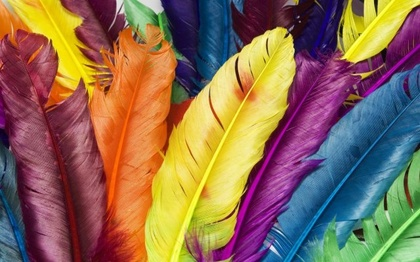
%> input picture hw_wet/hw_alex/hw3/colorful.jpg, 420 x 262 px, shrunk from 640 x 400 before the run
$ octave q4.m   (GNU Octave 9; MATLAB toolbox functions it lacks are replaced by stand-ins)
%> lines starting %> are read from the running program, lines starting %| are printed output that depends on the picture
### hw_wet/hw_alex/hw3/code/max_lloyd_quatizer.m
function [dataout, distortion, QL , eps] = max_lloyd_quatizer(data, levels, meps, initialization)

    % quantizer:

    % data - input
    % levels - number of levels to represent the data
    % meps - minimal improvement level. Stop if the improvement is lower


    % dataout - quantized data
    % distorion - vector of distortion at each step
    % QL - [levelsX3] matrix with the dictionary vectors - representative
    % levels


    max_iter_num = 1e6; % avoid infinite loop
    im_length = size(data,1)*size(data,2);


    % (1) Initialize random representative levels,
    %     but of the colors present in the image

    if initialization == 1

        rand_idxs = round(rand(levels, 1)*(size(data,1)*size(data,2)));
        [i,j] = ind2sub(size(data),rand_idxs);

        % dumb way..
        for a=1:size(i)
            QL(a,:) = data(i(a),j(a),:);
        end

        QL = double(QL);

    else
        levels = 9; % to ensure
        QL = round(255.*[0.9,0,0;...
            0,0.9,0;...
            0,0,0.9;...
            0.6,0,0.6;...
            0.7,0.7,0;...
            0,0.8,0.8;...
            0,0,0;...
            1,1,1;...
            0.5,0.5,0.5]);


    end

    % reshape the data block and the QL block.
    % they need to be same size


    data = double(data);
    data_vector = reshape(data,im_length,1,3);
    data_block = repmat(data_vector,[1,levels,1]);

    QL_vec = reshape(QL, size(QL(:)));
    QL_vec = reshape(QL_vec, 1, levels, 3);

    QL_block = repmat(QL_vec,[im_length,1,1]);

    % (2) initialize the loop
    iter = 1;
    eps = meps+1;
    distortion = 1; % putting it an some initial low value

    while eps(end) > meps && iter < max_iter_num

        % (1) calculate the differences
        diff = (data_block - QL_block).^2;
        diff_sum = sum(diff, 3);

        % find the closest representation
        [min_dist, min_idx] = min(diff_sum,[],2);

        % update the representative levels, using the center of a mass of
        % all the points

        for level=1:levels


           indexes = min_idx==level;
           new_ql = round(mean(data_vector(indexes, 1, :)));
           QL(level,:) = reshape(new_ql,1,3);
        end

        % recalculate the QL block

        QL_vec = reshape(QL, size(QL(:)));
        QL_vec = reshape(QL_vec, 1, levels, 3);

        QL_block = repmat(QL_vec,[im_length,1,1]);


        % calculate the new image - for each pixel


        cur_data_out = QL(min_idx,:);
        cur_data_out = reshape(cur_data_out, size(data));

        % calculate the distortion
        SE = sum((data-cur_data_out).^2,3);
        MSE = mean(SE(:));
        distortion(end+1) = MSE;

        % calculate the epsilon

        eps(end+1) = abs(distortion(end)-distortion(end-1))/distortion(end);

        if mod(iter, 100) == 0
           fprintf('Iter: %2.0f', iter);
        end

    end

    dataout = uint8(cur_data_out);
end

### hw_wet/hw_alex/hw3/code/q4_print_graphs.m


fig1 = figure('Position',[488   133   460   628]);
subplot(2,1,1)
imshow(color_img);
title('Original image');
subplot(2,1,2)
imshow(dataout);
title_txt = sprintf('Quantized image (levels = %2.0f)', levels);
title(title_txt);
file_name = sprintf('imgs_q4/q4_quantized_levels_%1.0f_init_%1.0f',levels,initialization);
saveas(fig1, file_name,'png');

fig2 = figure();
plot(distortion);
title_txt = sprintf('Distortion of a quantization (levels = %2.0f)', levels);
title(title_txt);
xlabel('Iteration');
ylabel('D_m');
grid on
file_name = sprintf('imgs_q4/q4_distortion_levels_%1.0f_init_%1.0f', levels, initialization);
saveas(fig2, file_name,'png');

fig2 = figure();
plot(eps);
title_txt = sprintf('Minimal relative improvement (levels = %2.0f)', levels);
title(title_txt);
xlabel('Iteration');
ylabel('Epsilon');
grid on
file_name = sprintf('imgs_q4/q4_epsilon_levels_%1.0f_init_%1.0f', levels, initialization);
saveas(fig2, file_name,'png');

### hw_wet/hw_alex/hw3/code/q4.m


%% (b) Max Lloyd quantizer

mkdir('imgs_q4');

color_img = imread('../colorful.jpg');
%> color_img is the input picture: size 262x420x3 uint8; mean R, G, B 140.2, 109, 83.2

meps = 0.02;
initialization = 1; % random

% 6 levels:
levels = 6;
[dataout, distortion, QL, eps] = max_lloyd_quatizer(color_img, levels, meps, initialization);
%> after the loop in max_lloyd_quatizer, `for a=1:size(i)`: QL = [3 42 83; 116 23 93; 246 225 98; 198 56 6; 239 222 90; 17 17 45]
%> in max_lloyd_quatizer, `QL_vec = reshape(QL, size(QL(:)));`: QL_vec = 18 values, max 246 at index 3, min 3 at index 1, mean 101.1
%> the loop in max_lloyd_quatizer, `while eps(end) > meps && iter < max_iter_num` made 5 passes
%> MSE on passes 1 to 5: 3382.4, 2692.4, 2506.4, 2452.5, 2441.2
%> after the loop in max_lloyd_quatizer, `while eps(end) > meps && iter < max_iter_num`: QL = [53 112 131; 150 69 109; 212 216 129; 213 112 39; 228 204 52; 71 25 52]; distortion = [1 3382.4 2692.4 2506.4 2452.5 2441.2]; eps = [1.02 1 0.256 0.0742 0.022 0.00464]
%> in max_lloyd_quatizer, `dataout = uint8(cur_data_out);`:
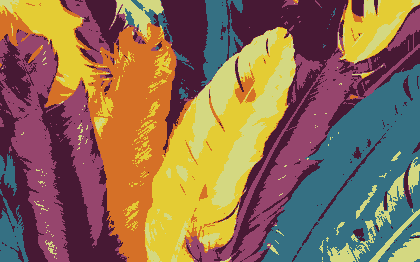
%> dataout: size 262x420x3 uint8; mean R, G, B 140.3, 109.1, 83.4
%> distortion = [1 3382.4 2692.4 2506.4 2452.5 2441.2]; eps = [1.02 1 0.256 0.0742 0.022 0.00464]

q4_print_graphs


% for 15 levels:
levels = 15;
[dataout, distortion, QL, eps] = max_lloyd_quatizer(color_img, levels, meps, initialization);
%> call 2 of max_lloyd_quatizer, with levels = 15, meps = 0.02, initialization = 1
%> after the loop in max_lloyd_quatizer (call 2), `for a=1:size(i)`: QL = 15 rows, first 12: [44 9 65; 217 89 14; 15 45 73; 53 11 31; 53 112 156; 154 77 109; 223 117 31; 172 79 150; 77 3 54; 172 77 31; 229 226 51; 79 121 58]
%> in max_lloyd_quatizer (call 2), `QL_vec = reshape(QL, size(QL(:)));`: QL_vec = 45 values, max 235 at index 15, min 3 at index 24, mean 95.96
%> the loop in max_lloyd_quatizer (call 2), `while eps(end) > meps && iter < max_iter_num` made 8 passes
%> MSE on passes 1 to 8: 1495, 1325.8, 1259.7, 1198.3, 1098.8, 1013.7, 989.3, 980.4
%> pass 1, in max_lloyd_quatizer (call 2), `SE = sum((data-cur_data_out).^2,3);`:
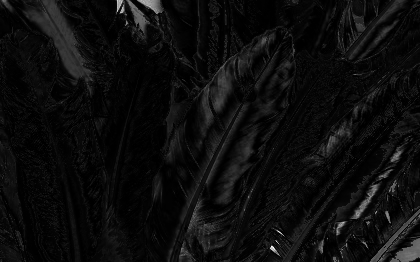
%> SE: size 262x420 double; min 0, max 28291, mean 1495; drawn with min black and max white
%> after the loop in max_lloyd_quatizer (call 2), `while eps(end) > meps && iter < max_iter_num`: QL = 15 rows, first 12: [28 28 68; 213 99 23; 25 80 120; 69 15 30; 72 129 164; 149 78 87; 223 204 34; 177 101 144; 101 28 69; 137 50 29; 238 224 104; 79 143 73]; distortion = [1 1495 1325.8 1259.7 1198.3 1098.8 1013.7 989.3 980.4]; eps = [1.02 0.999 0.128 0.0525 0.0512 0.0906 0.084 0.0247 0.00905]
%> in max_lloyd_quatizer (call 2), `dataout = uint8(cur_data_out);`:
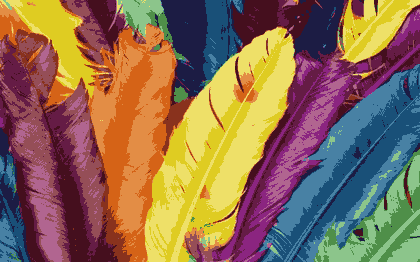
%> dataout: size 262x420x3 uint8; mean R, G, B 140.1, 108.9, 83.1

q4_print_graphs

%% (d) Initialization is not random


meps = 0.02;
initialization = 2; % fixed for 9 levels
levels = 9;

[dataout, distortion, QL, eps] = max_lloyd_quatizer(color_img, levels, meps, initialization);
%> call 3 of max_lloyd_quatizer, with levels = 9, meps = 0.02, initialization = 2
%> the loop in max_lloyd_quatizer (call 3), `while eps(end) > meps && iter < max_iter_num` made 7 passes
%> MSE on passes 1 to 7: 3806.4, 2072.3, 1806.4, 1730.5, 1673.9, 1609.5, 1579.3
%> pass 1, in max_lloyd_quatizer (call 3), `cur_data_out = reshape(cur_data_out, size(data));`:
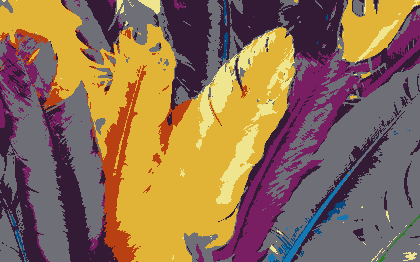
%> cur_data_out: size 262x420x3 double; mean R, G, B 140.1, 109, 83.2
%> pass 1, in max_lloyd_quatizer (call 3), `SE = sum((data-cur_data_out).^2,3);`:
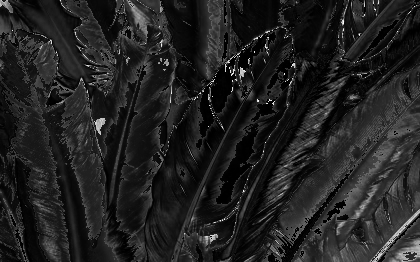
%> SE: size 262x420 double; min 1, max 28280, mean 3806.4; drawn with min black and max white
%> after the loop in max_lloyd_quatizer (call 3), `while eps(end) > meps && iter < max_iter_num`: QL = [216 112 38; 107 171 97; 25 74 111; 133 49 86; 227 200 47; 74 130 165; 69 21 45; 232 224 119; 172 96 135]; distortion = [1 3806.4 2072.3 1806.4 1730.5 1673.9 1609.5 1579.3]; eps = [1.02 1 0.837 0.147 0.0439 0.0338 0.04 0.0191]
%> in max_lloyd_quatizer (call 3), `dataout = uint8(cur_data_out);`:
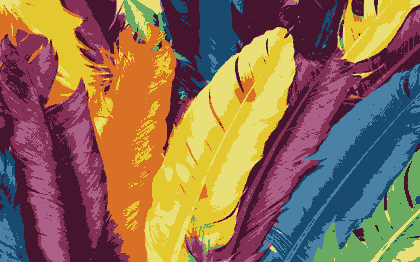
%> dataout: size 262x420x3 uint8; mean R, G, B 140.3, 109.1, 83
%> eps = [1.02 1 0.837 0.147 0.0439 0.0338 0.04 0.0191]

q4_print_graphs
%> `grid on`:
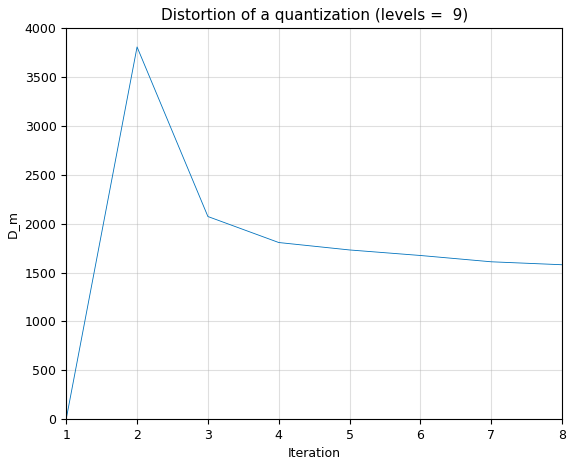
%> figure redrawn from the program's plot data

$ run again, with hw_wet/hw_alex/hw3/apple.jpg copied over hw_wet/hw_alex/hw3/colorful.jpg
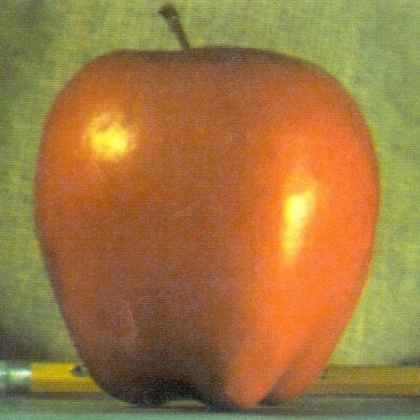
%> input picture hw_wet/hw_alex/hw3/apple.jpg, 420 x 420 px, shrunk from 512 x 512 before the run
%> color_img is the input picture: size 420x420x3 uint8; mean R, G, B 159, 119.6, 64.8
%> after the loop in max_lloyd_quatizer, `for a=1:size(i)`: QL = [230 119 47; 243 118 51; 137 82 51; 128 87 59; 145 88 45; 112 112 76]
%> QL_vec = 18 values, max 243 at index 2, min 45 at index 17, mean 107.2
%> the loop in max_lloyd_quatizer, `while eps(end) > meps && iter < max_iter_num` made 7 passes
%> MSE on passes 1 to 7: 1046.3, 745.8, 712.5, 694.9, 670.9, 651.9, 641.5
%> after the loop in max_lloyd_quatizer, `while eps(end) > meps && iter < max_iter_num`: QL = [204 113 49; 245 143 58; 118 104 67; 80 66 48; 161 95 50; 149 160 91]; distortion = [1 1046.3 745.8 712.5 694.9 670.9 651.9 641.5]; eps = [1.02 0.999 0.403 0.0466 0.0253 0.0359 0.0292 0.0162]
%> `[dataout, distortion, QL, eps] = max_lloyd_quatizer(color_img, levels,..`: distortion = [1 1046.3 745.8 712.5 694.9 670.9 651.9 641.5]
%> after the loop in max_lloyd_quatizer (call 2), `for a=1:size(i)`: QL = 15 rows, first 12: [170 118 70; 199 120 51; 134 85 55; 140 148 88; 169 169 69; 39 40 42; 226 170 57; 240 151 57; 226 118 56; 178 101 45; 136 154 96; 153 163 102]
%> the loop in max_lloyd_quatizer (call 2), `while eps(end) > meps && iter < max_iter_num` made 7 passes
%> MSE on passes 1 to 7: 432, 350.1, 312.9, 290.8, 279.7, 273.9, 269
%> after the loop in max_lloyd_quatizer (call 2), `while eps(end) > meps && iter < max_iter_num`: QL = 15 rows, first 12: [166 102 60; 197 109 51; 112 82 57; 139 146 80; 181 166 59; 68 58 44; 250 227 95; 245 165 62; 245 125 52; 148 90 50; 112 145 113; 157 170 96]; distortion = [1 432 350.1 312.9 290.8 279.7 273.9 269]; eps = [1.02 0.998 0.234 0.119 0.0758 0.0396 0.0214 0.018]
%> `[dataout, distortion, QL, eps] = max_lloyd_quatizer(color_img, levels,..`: distortion = [1 432 350.1 312.9 290.8 279.7 273.9 269]
%> the loop in max_lloyd_quatizer (call 3), `while eps(end) > meps && iter < max_iter_num` made 6 passes
%> MSE on passes 1 to 6: 2031.1, 1271, 857.8, 787.2, 763.9, 754.4
%> pass 1, in max_lloyd_quatizer (call 3), `SE = sum((data-cur_data_out).^2,3);`:
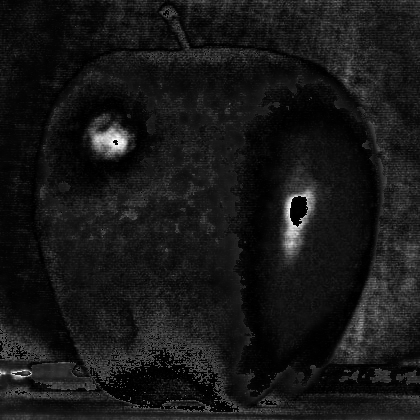
%> SE: size 420x420 double; min 1, max 21540, mean 2031.1; drawn with min black and max white
%> after the loop in max_lloyd_quatizer (call 3), `while eps(end) > meps && iter < max_iter_num`: QL = [159 96 52; NaN NaN NaN; NaN NaN NaN; NaN NaN NaN; 226 121 51; NaN NaN NaN; 96 84 59; 244 202 82; 145 156 89]; distortion = [1 2031.1 1271 857.8 787.2 763.9 754.4]; eps = [1.02 1 0.598 0.482 0.0897 0.0305 0.0126]
%> `[dataout, distortion, QL, eps] = max_lloyd_quatizer(color_img, levels,..`: distortion = [1 2031.1 1271 857.8 787.2 763.9 754.4]; eps = [1.02 1 0.598 0.482 0.0897 0.0305 0.0126]
%> `grid on`:
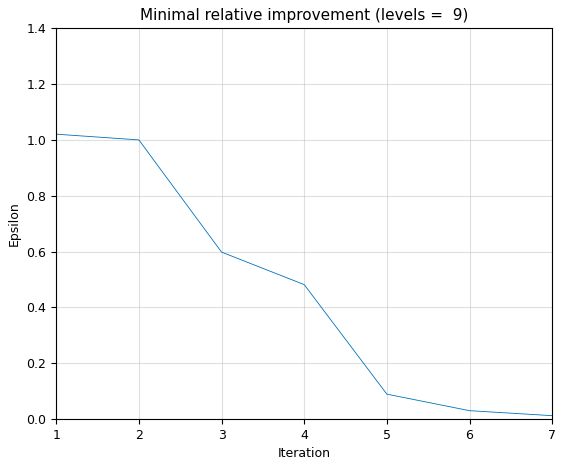
%> figure redrawn from the program's plot data

$ run again, with hw_wet/hw_alex/hw3/orange.jpg copied over hw_wet/hw_alex/hw3/colorful.jpg
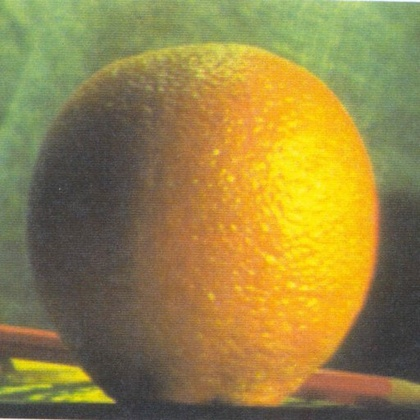
%> input picture hw_wet/hw_alex/hw3/orange.jpg, 420 x 420 px, shrunk from 512 x 512 before the run
%> color_img is the input picture: size 420x420x3 uint8; mean R, G, B 150.2, 131.8, 69.2
%> after the loop in max_lloyd_quatizer, `for a=1:size(i)`: QL = [246 180 8; 245 206 7; 153 105 65; 87 74 66; 213 148 64; 126 136 84]
%> QL_vec = 18 values, max 246 at index 1, min 7 at index 14, mean 122.9
%> the loop in max_lloyd_quatizer, `while eps(end) > meps && iter < max_iter_num` made 8 passes
%> MSE on passes 1 to 8: 698.1, 623.8, 603.6, 586.4, 571, 557.4, 546, 538.1
%> after the loop in max_lloyd_quatizer, `while eps(end) > meps && iter < max_iter_num`: QL = [236 170 45; 248 208 18; 127 110 78; 78 73 68; 190 136 64; 140 164 106]; distortion = [1 698.1 623.8 603.6 586.4 571 557.4 546 538.1]; eps = [1.02 0.999 0.119 0.0335 0.0294 0.0269 0.0244 0.0208 0.0147]
%> `[dataout, distortion, QL, eps] = max_lloyd_quatizer(color_img, levels,..`: distortion = [1 698.1 623.8 603.6 586.4 571 557.4 546 538.1]
%> after the loop in max_lloyd_quatizer (call 2), `for a=1:size(i)`: QL = 15 rows, first 12: [151 162 94; 78 70 67; 230 212 102; 161 184 104; 137 143 97; 69 68 66; 73 65 63; 255 237 59; 250 188 29; 119 107 83; 132 170 109; 58 58 58]
%> the loop in max_lloyd_quatizer (call 2), `while eps(end) > meps && iter < max_iter_num` made 7 passes
%> MSE on passes 1 to 7: 404.1, 298.3, 274.8, 260, 251.6, 246.4, 241.7
%> after the loop in max_lloyd_quatizer (call 2), `while eps(end) > meps && iter < max_iter_num`: QL = 15 rows, first 12: [164 155 73; 88 80 72; 209 189 74; 158 188 118; 121 138 96; 75 71 68; 68 65 63; 250 218 18; 231 157 51; 145 109 71; 138 164 105; 60 59 59]; distortion = [1 404.1 298.3 274.8 260 251.6 246.4 241.7]; eps = [1.02 0.998 0.355 0.0856 0.0571 0.0332 0.0212 0.0196]
%> `[dataout, distortion, QL, eps] = max_lloyd_quatizer(color_img, levels,..`: distortion = [1 404.1 298.3 274.8 260 251.6 246.4 241.7]
%> the loop in max_lloyd_quatizer (call 3), `while eps(end) > meps && iter < max_iter_num` made 8 passes
%> MSE on passes 1 to 8: 2369.9, 1431.1, 1211.5, 1067.4, 989.1, 945.8, 926.3, 917.8
%> pass 1, in max_lloyd_quatizer (call 3), `SE = sum((data-cur_data_out).^2,3);`:
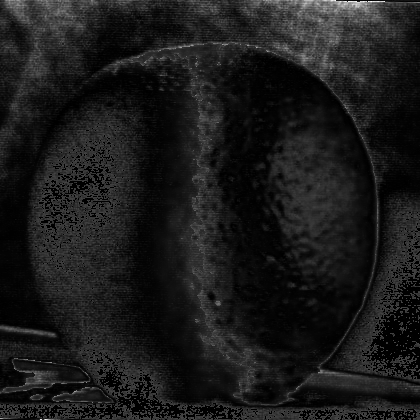
%> SE: size 420x420 double; min 1, max 22361, mean 2369.9; drawn with min black and max white
%> after the loop in max_lloyd_quatizer (call 3), `while eps(end) > meps && iter < max_iter_num`: QL = [NaN NaN NaN; NaN NaN NaN; NaN NaN NaN; NaN NaN NaN; 237 181 37; NaN NaN NaN; 81 76 69; 142 166 105; 146 117 74]; distortion = [1 2369.9 1431.1 1211.5 1067.4 989.1 945.8 926.3 917.8]; eps = [1.02 1 0.656 0.181 0.135 0.0791 0.0458 0.021 0.00929]
%> `grid on`:
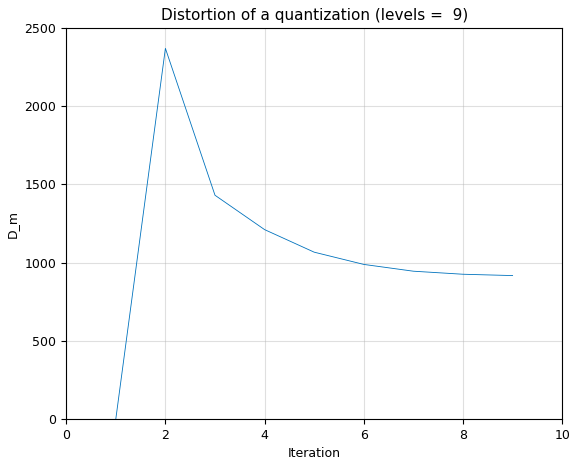
%> figure redrawn from the program's plot data
